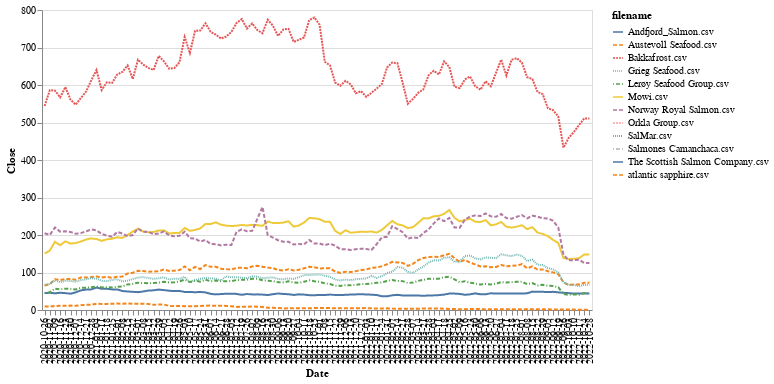

The code cell stored with this chart in its notebook:
### Markdown cell above
https://altair-viz.github.io/gallery/multi_series_line.html

### Code cell
import altair as alt
from vega_datasets import data



alt.Chart(aktie_tidsserie).mark_line().encode(
    x='Date:O',
    y='Close',
    color='filename',
    strokeDash='filename'
).properties(width=550)

### Figure 1 — Vega-Lite specification as saved in the notebook (floating-point values rounded to 4 significant figures; data arrays with more than 128 entries replaced by an {"elided": "..."} marker saying what was removed)
{"config": {"view": {"continuousWidth": 400, "continuousHeight": 300}}, "data": {"name": "data-78422e7bb5a3d34db1925ec08ac6a806"}, "mark": "line", "encoding": {"color": {"field": "filename", "type": "nominal"}, "strokeDash": {"field": "filename", "type": "nominal"}, "x": {"field": "Date", "type": "ordinal"}, "y": {"field": "Close", "type": "quantitative"}}, "width": 550, "$schema": "https://vega.github.io/schema/vega-lite/v4.17.0.json", "datasets": {"data-78422e7bb5a3d34db1925ec08ac6a806": {"elided": "1272 records"}}}
